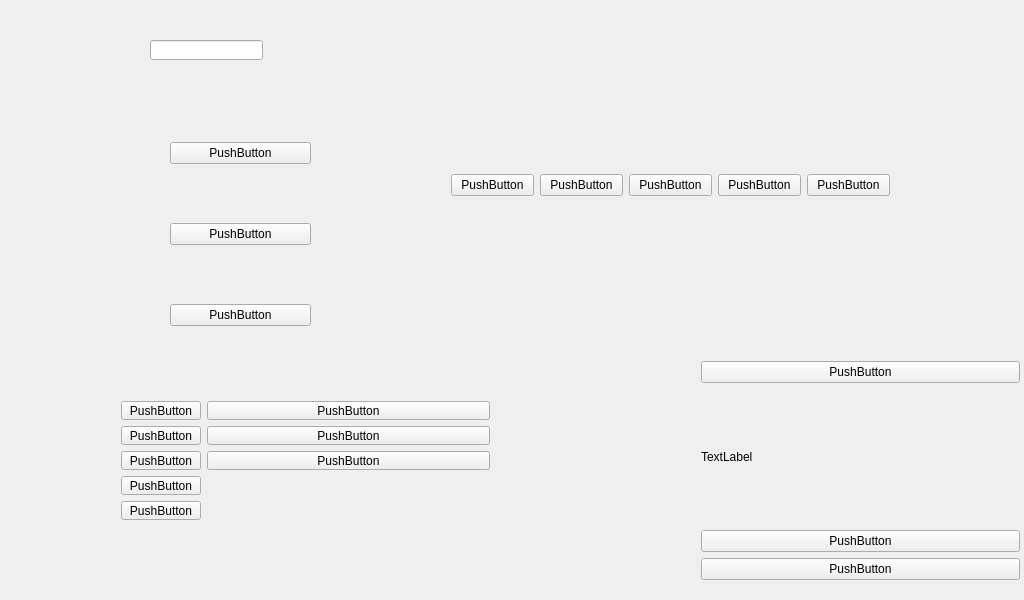
<?xml version="1.0" encoding="UTF-8"?>
<ui version="4.0">
 <class>Widget</class>
 <widget class="QWidget" name="Widget">
  <property name="geometry">
   <rect>
    <x>0</x>
    <y>0</y>
    <width>1024</width>
    <height>600</height>
   </rect>
  </property>
  <property name="windowTitle">
   <string>Widget</string>
  </property>
  <widget class="QWidget" name="verticalLayoutWidget">
   <property name="geometry">
    <rect>
     <x>140</x>
     <y>110</y>
     <width>201</width>
     <height>239</height>
    </rect>
   </property>
   <layout class="QVBoxLayout" name="verticalLayout">
    <property name="spacing">
     <number>47</number>
    </property>
    <property name="leftMargin">
     <number>30</number>
    </property>
    <property name="topMargin">
     <number>20</number>
    </property>
    <property name="rightMargin">
     <number>30</number>
    </property>
    <property name="bottomMargin">
     <number>10</number>
    </property>
    <item>
     <widget class="QPushButton" name="pushButton_2">
      <property name="text">
       <string>PushButton</string>
      </property>
     </widget>
    </item>
    <item>
     <widget class="QPushButton" name="pushButton">
      <property name="text">
       <string>PushButton</string>
      </property>
     </widget>
    </item>
    <item>
     <widget class="QPushButton" name="pushButton_3">
      <property name="text">
       <string>PushButton</string>
      </property>
     </widget>
    </item>
   </layout>
  </widget>
  <widget class="QWidget" name="horizontalLayoutWidget">
   <property name="geometry">
    <rect>
     <x>440</x>
     <y>70</y>
     <width>461</width>
     <height>231</height>
    </rect>
   </property>
   <layout class="QHBoxLayout" name="horizontalLayout">
    <item>
     <widget class="QPushButton" name="pushButton_4">
      <property name="text">
       <string>PushButton</string>
      </property>
     </widget>
    </item>
    <item>
     <widget class="QPushButton" name="pushButton_8">
      <property name="text">
       <string>PushButton</string>
      </property>
     </widget>
    </item>
    <item>
     <widget class="QPushButton" name="pushButton_7">
      <property name="text">
       <string>PushButton</string>
      </property>
     </widget>
    </item>
    <item>
     <widget class="QPushButton" name="pushButton_6">
      <property name="text">
       <string>PushButton</string>
      </property>
     </widget>
    </item>
    <item>
     <widget class="QPushButton" name="pushButton_5">
      <property name="text">
       <string>PushButton</string>
      </property>
     </widget>
    </item>
   </layout>
  </widget>
  <widget class="QWidget" name="gridLayoutWidget">
   <property name="geometry">
    <rect>
     <x>690</x>
     <y>350</y>
     <width>341</width>
     <height>241</height>
    </rect>
   </property>
   <layout class="QGridLayout" name="gridLayout">
    <item row="3" column="0">
     <widget class="QPushButton" name="pushButton_10">
      <property name="text">
       <string>PushButton</string>
      </property>
     </widget>
    </item>
    <item row="4" column="0">
     <widget class="QPushButton" name="pushButton_11">
      <property name="text">
       <string>PushButton</string>
      </property>
     </widget>
    </item>
    <item row="0" column="0">
     <widget class="QPushButton" name="pushButton_9">
      <property name="text">
       <string>PushButton</string>
      </property>
     </widget>
    </item>
    <item row="1" column="0">
     <widget class="QLabel" name="label">
      <property name="text">
       <string>TextLabel</string>
      </property>
     </widget>
    </item>
   </layout>
  </widget>
  <widget class="QWidget" name="formLayoutWidget">
   <property name="geometry">
    <rect>
     <x>110</x>
     <y>390</y>
     <width>391</width>
     <height>141</height>
    </rect>
   </property>
   <layout class="QFormLayout" name="formLayout">
    <item row="0" column="0">
     <widget class="QPushButton" name="pushButton_12">
      <property name="text">
       <string>PushButton</string>
      </property>
     </widget>
    </item>
    <item row="1" column="0">
     <widget class="QPushButton" name="pushButton_13">
      <property name="text">
       <string>PushButton</string>
      </property>
     </widget>
    </item>
    <item row="2" column="0">
     <widget class="QPushButton" name="pushButton_14">
      <property name="text">
       <string>PushButton</string>
      </property>
     </widget>
    </item>
    <item row="3" column="0">
     <widget class="QPushButton" name="pushButton_15">
      <property name="text">
       <string>PushButton</string>
      </property>
     </widget>
    </item>
    <item row="4" column="0">
     <widget class="QPushButton" name="pushButton_16">
      <property name="text">
       <string>PushButton</string>
      </property>
     </widget>
    </item>
    <item row="0" column="1">
     <widget class="QPushButton" name="pushButton_17">
      <property name="text">
       <string>PushButton</string>
      </property>
     </widget>
    </item>
    <item row="1" column="1">
     <widget class="QPushButton" name="pushButton_18">
      <property name="text">
       <string>PushButton</string>
      </property>
     </widget>
    </item>
    <item row="2" column="1">
     <widget class="QPushButton" name="pushButton_19">
      <property name="text">
       <string>PushButton</string>
      </property>
     </widget>
    </item>
   </layout>
  </widget>
  <widget class="QLineEdit" name="lineEdit">
   <property name="geometry">
    <rect>
     <x>150</x>
     <y>40</y>
     <width>113</width>
     <height>20</height>
    </rect>
   </property>
  </widget>
 </widget>
 <layoutdefault spacing="6" margin="11"/>
 <resources/>
 <connections/>
</ui>
